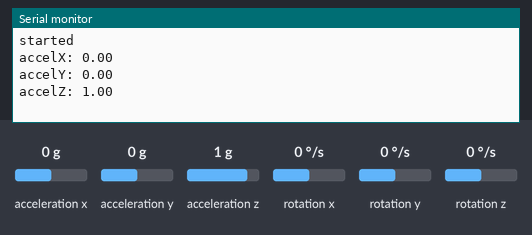
A sketch run on a simulated ESP32. Parts: the last lines printed to the serial monitor. The test bench sets the inputs (shaded band); at power-on: acceleration x 0 g, acceleration y 0 g, acceleration z 1 g, rotation x 0 °/s, rotation y 0 °/s, rotation z 0 °/s.

Above: at 1.2 s.
1.3 s: acceleration x set to -1.4 g
At 2.6 s:
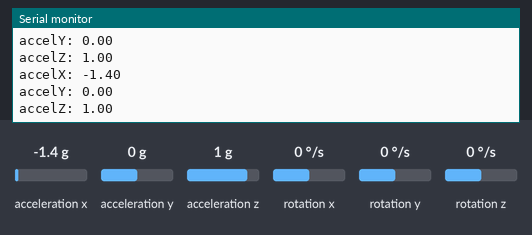
2.8 s: acceleration y set to -1.4 g
At 3.6 s:
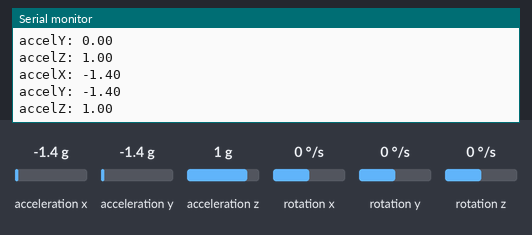
4.3 s: acceleration z set to -1.4 g
At 5.9 s:
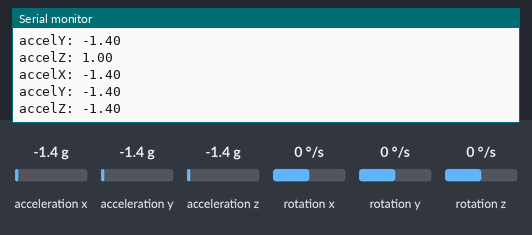

The sketch:

Ej5.ino
```cpp
#include <MPU9250_asukiaaa.h>

#ifdef _ESP32_HAL_I2C_H_
#define SDA_PIN 21
#define SCL_PIN 22
#endif

MPU9250_asukiaaa mySensor;
float aX, aY, aZ;
int cont;
int i=0;

void setup() {
  Serial.begin(115200);
  while(!Serial);
  Serial.println("started");

#ifdef _ESP32_HAL_I2C_H_ // For ESP32
  Wire.begin(SDA_PIN, SCL_PIN);
  mySensor.setWire(&Wire);
#endif
  mySensor.beginAccel();
}

void loop() {
  uint8_t sensorId;
  int result;
for( cont = 0; cont < 10; cont ++){

  result = mySensor.accelUpdate();
  aX = mySensor.accelX();
  aY = mySensor.accelY();
  aZ = mySensor.accelZ();
  delay(100);
}
if( cont == 10){
    Serial.println("accelX: " + String(aX));
    Serial.println("accelY: " + String(aY));
    Serial.println("accelZ: " + String(aZ));
    Serial.println("");
    cont=0;
    //Serial.println("accelSqrt: " + String(aSqrt));
  }

  }
```

Measured:
- after the input at 1.3 s, the serial monitor: prints a new line after 0.74 s (image 1)
- after the input at 2.8 s, the serial monitor: prints a new line after 0.25 s (image 2)
- after the input at 4.3 s, the serial monitor: prints a new line after 0.79 s (image 3)
